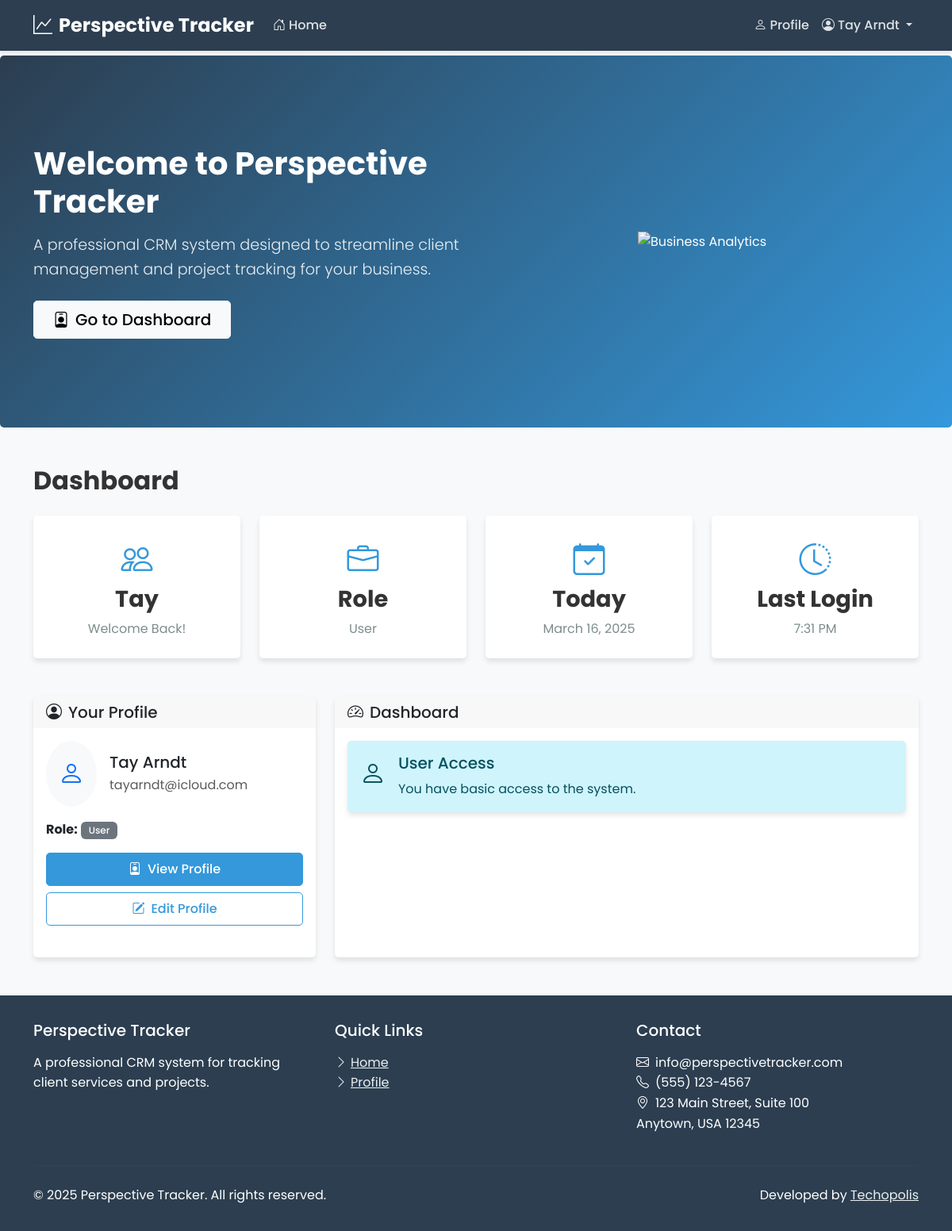
The page / (signed in) on the database its author committed.
### users/models.py (models this page shows, shortened)
class CustomUser(AbstractUser):
    username = None
    email = models.EmailField(unique=True)
    role = models.ForeignKey(Role, on_delete=models.CASCADE, null=True, blank=True)
    profile_picture = models.ImageField(upload_to='profile_pics/', null=True, blank=True)
    bio = models.TextField(max_length=500, blank=True)
    phone_number = models.CharField(max_length=20, blank=True)
    job_title = models.CharField(max_length=100, blank=True)
    USERNAME_FIELD = 'email'
    REQUIRED_FIELDS = []
    objects = CustomUserManager()

### users/views.py (the view)
# urls.py: path('', user_views.home_view, name='home'),
def home_view(request):
    return render(request, 'users/home.html')

### users/templates/users/home.html (shortened to what this page needs)
{% extends 'users/base.html' %}
{% block content %}
<section class="hero-section">
    <div class="container py-5">
        <div class="row align-items-center">
            <div class="col-lg-6 mb-4 mb-lg-0">
                <h1 class="display-4 fw-bold mb-3">Welcome to Perspective Tracker</h1>
                <p class="lead mb-4">A professional CRM system designed to streamline client management and project tracking for your business.</p>
                {% if not user.is_authenticated %}
                <div class="d-flex gap-3">
                    <a href="{% url 'login' %}" class="btn btn-light btn-lg">
                        <i class="bi bi-box-arrow-in-right me-2"></i>Login
                    </a>
                    <a href="{% url 'register' %}" class="btn btn-outline-light btn-lg">
                        <i class="bi bi-person-plus me-2"></i>Register
                    </a>
                </div>
                {% else %}
                <a href="{% url 'profile' %}" class="btn btn-light btn-lg">
                    <i class="bi bi-person-badge me-2"></i>Go to Dashboard
                </a>
                {% endif %}
            </div>
            <div class="col-lg-6 text-center">
                <img src="https://cdn.pixabay.com/photo/2018/03/10/09/45/businessman-3213659_1280.png" alt="Business Analytics" class="img-fluid" style="max-height: 350px;">
            </div>
        </div>
    </div>
</section>
<div class="container mt-5">
    {% if user.is_authenticated %}
        <div class="row mb-4">
            <div class="col-12">
                <h2 class="fw-bold mb-4">Dashboard</h2>
            </div>
            <div class="col-md-3 mb-4">
                <div class="stat-card text-center">
                    <i class="bi bi-people"></i>
                    <h3>{{ user.first_name }}</h3>
                    <p>Welcome Back!</p>
                </div>
            </div>
            <div class="col-md-3 mb-4">
                <div class="stat-card text-center">
                    <i class="bi bi-briefcase"></i>
                    <h3>Role</h3>
                    <p>
                        {% if user.is_superuser %}
                            Administrator
                        {% elif user.role %}
                            {% if user.role.name == 'admin' %}
                                Administrator
                            {% elif user.role.name == 'staff' %}
                                Techopolis Staff
                            {% elif user.role.name == 'client' %}
                                Client
                            {% else %}
                                User
                            {% endif %}
                        {% else %}
                            No Role Assigned
                        {% endif %}
                    </p>
                </div>
            </div>
            <div class="col-md-3 mb-4">
                <div class="stat-card text-center">
                    <i class="bi bi-calendar-check"></i>
                    <h3>Today</h3>
                    <p>{% now "F j, Y" %}</p>
                </div>
            </div>
            <div class="col-md-3 mb-4">
                <div class="stat-card text-center">
                    <i class="bi bi-clock-history"></i>
                    <h3>Last Login</h3>
                    <p>{% now "g:i A" %}</p>
                </div>
            </div>
        </div>
        <div class="row">
            <div class="col-md-4">
                <div class="card h-100">
                    <div class="card-header">
                        <h2 class="h5 card-title mb-0"><i class="bi bi-person-circle me-2"></i>Your Profile</h2>
                    </div>
                    <div class="card-body">
                        <div class="d-flex align-items-center mb-3">
                            <div class="bg-light rounded-circle p-3 me-3">
                                <i class="bi bi-person text-primary" style="font-size: 2rem;"></i>
                            </div>
                            <div>
                                <h3 class="h5 mb-1">{{ user.first_name }} {{ user.last_name }}</h3>
                                <p class="text-muted mb-0">{{ user.email }}</p>
                            </div>
                        </div>
                        <p><strong>Role:</strong>
                            {% if user.is_superuser %}
                                <span class="badge bg-danger">Administrator</span>
                            {% elif user.role %}
                                {% if user.role.name == 'admin' %}
                                    <span class="badge bg-danger">Administrator</span>
                                {% elif user.role.name == 'staff' %}
                                    <span class="badge bg-primary">Techopolis Staff</span>
                                {% elif user.role.name == 'client' %}
                                    <span class="badge bg-success">Client</span>
                                {% else %}
                                    <span class="badge bg-secondary">User</span>
                                {% endif %}
                            {% else %}
                                <span class="badge bg-secondary">No Role Assigned</span>
                            {% endif %}
                        </p>
                        <div class="d-grid gap-2">
                            <a href="{% url 'profile' %}" class="btn btn-primary">
                                <i class="bi bi-person-badge me-2"></i>View Profile
                            </a>
                            <a href="{% url 'edit_profile' %}" class="btn btn-outline-primary">
                                <i class="bi bi-pencil-square me-2"></i>Edit Profile
                            </a>
                        </div>
                    </div>
                </div>
            </div>
            <div class="col-md-8">
                <div class="card h-100">
                    <div class="card-header">
                        <h2 class="h5 card-title mb-0"><i class="bi bi-speedometer2 me-2"></i>Dashboard</h2>
                    </div>
                    <div class="card-body">
                        {% if user.is_superuser or user.role.name == 'admin' %}
                            <div class="alert alert-info">
                                <div class="d-flex">
                                    <div class="me-3">
                                        <i class="bi bi-shield-check" style="font-size: 2rem;"></i>
                                    </div>
                                    <div>
                                        <h3 class="h5">Administrator Access</h3>
                                        <p class="mb-0">You have full access to all system features and can manage users, clients, and projects.</p>
                                    </div>
                                </div>
                                <div class="mt-3">
                                    <a href="/admin/" class="btn btn-primary">
                                        <i class="bi bi-gear me-2"></i>Go to Admin Panel
                                    </a>
                                    <a href="{% url 'client_list' %}" class="btn btn-outline-primary ms-2">
                                        <i class="bi bi-people me-2"></i>View Clients
                                    </a>
                                </div>
                            </div>
                        {% else %}
                            <div class="alert alert-info">
                                <div class="d-flex">
                                    <div class="me-3">
                                        <i class="bi bi-person" style="font-size: 2rem;"></i>
                                    </div>
                                    <div>
                                        <h3 class="h5">User Access</h3>
                                        <p class="mb-0">You have basic access to the system.</p>
                                    </div>
                                </div>
                            </div>
                        {% endif %}
                    </div>
                </div>
            </div>
        </div>
    {% endif %}
</div>
{% endblock %}

### users/templates/users/base.html (shortened to what this page needs)
<!DOCTYPE html>
<html lang="en">
<head>
    <link href="https://cdn.jsdelivr.net/npm/bootstrap@5.3.0-alpha1/dist/css/bootstrap.min.css" rel="stylesheet">
    <link rel="stylesheet" href="https://cdn.jsdelivr.net/npm/bootstrap-icons@1.10.3/font/bootstrap-icons.css">
    <link rel="stylesheet" href="/static/css/style.css">
</head>
<body>
    <nav class="navbar navbar-expand-md navbar-dark fixed-top">
        <div class="container">
            <a class="navbar-brand" href="{% url 'home' %}">
                <i class="bi bi-graph-up me-2"></i>Perspective Tracker
            </a>
            <div class="collapse navbar-collapse" id="navbarNav">
                <ul class="navbar-nav me-auto">
                    <li class="nav-item">
                        <a class="nav-link {% if request.path == '/' %}active{% endif %}" href="{% url 'home' %}">
                            <i class="bi bi-house-door me-1"></i>Home
                        </a>
                    </li>
                </ul>
                <ul class="navbar-nav">
                    {% if user.is_authenticated %}
                        <li class="nav-item">
                            <a class="nav-link {% if '/profile/' in request.path %}active{% endif %}" href="{% url 'profile' %}">
                                <i class="bi bi-person me-1"></i>Profile
                            </a>
                        </li>
                        <li class="nav-item dropdown">
                            <a class="nav-link dropdown-toggle" href="#" id="navbarDropdown" role="button" data-bs-toggle="dropdown" aria-expanded="false">
                                <i class="bi bi-person-circle me-1"></i>{{ user.first_name }} {{ user.last_name }}
                            </a>
                        </li>
                    {% else %}
                        <li class="nav-item">
                            <a class="nav-link btn btn-outline-light btn-sm ms-2 px-3" href="{% url 'login' %}">
                                <i class="bi bi-box-arrow-in-right me-1"></i>Login
                            </a>
                        </li>
                    {% endif %}
                </ul>
            </div>
        </div>
    </nav>
    <main>
        {% block content %}{% endblock %}
    </main>
    <footer>
        <div class="container">
            <div class="row">
                <div class="col-md-4 mb-4 mb-md-0">
                    <h5 class="mb-3">Perspective Tracker</h5>
                    <p class="mb-0">A professional CRM system for tracking client services and projects.</p>
                </div>
                <div class="col-md-4 mb-4 mb-md-0">
                    <h5 class="mb-3">Quick Links</h5>
                    <ul class="list-unstyled">
                        <li><a href="{% url 'home' %}"><i class="bi bi-chevron-right me-1"></i>Home</a></li>
                        {% if user.is_authenticated %}
                            <li><a href="{% url 'profile' %}"><i class="bi bi-chevron-right me-1"></i>Profile</a></li>
                        {% else %}
                            <li><a href="{% url 'login' %}"><i class="bi bi-chevron-right me-1"></i>Login</a></li>
                        {% endif %}
                    </ul>
                </div>
                <div class="col-md-4">
                    <h5 class="mb-3">Contact</h5>
                    <ul class="list-unstyled">
                        <li><i class="bi bi-envelope me-2"></i>info@perspectivetracker.com</li>
                        <li><i class="bi bi-telephone me-2"></i>(555) 123-4567</li>
                        <li><i class="bi bi-geo-alt me-2"></i>123 Main Street, Suite 100<br>Anytown, USA 12345</li>
                    </ul>
                </div>
            </div>
            <hr class="mt-4 mb-4" style="border-color: rgba(255,255,255,0.1);">
            <div class="row justify-content-between align-items-center">
                <div class="col-md-6 text-center text-md-start">
                    <p class="mb-0">&copy; {% now "Y" %} Perspective Tracker. All rights reserved.</p>
                </div>
                <div class="col-md-6 text-center text-md-end">
                    <p class="mb-0">Developed by <a href="https://www.techopolis.courses/" target="_blank">Techopolis</a></p>
                </div>
            </div>
        </div>
    </footer>
</body>
</html>

### perspectivetracker/static/css/style.css (style rules this page uses)
:root { --primary-color: #2c3e50; --secondary-color: #3498db; --accent-color: #e74c3c; --light-color: #ecf0f1; --dark-color: #2c3e50; --success-color: #2ecc71; --warning-color: #f39c12; --danger-color: #e74c3c; --text-color: #333; --text-light: #7f8c8d; --border-radius: 5px; --box-shadow: 0 4px 6px rgba(0, 0, 0, 0.1); --transition: all 0.3s ease; }
body { font-family: 'Poppins', sans-serif; color: var(--text-color); line-height: 1.6; background-color: #f8f9fa; padding-top: 70px; }
.navbar { background-color: var(--primary-color) !important; box-shadow: 0 2px 4px rgba(0, 0, 0, 0.1); }
.navbar-brand { font-weight: 700; font-size: 1.5rem; color: white !important; }
.navbar-dark .navbar-nav .nav-link { color: rgba(255, 255, 255, 0.85) !important; font-weight: 500; transition: var(--transition); }
.card { border: none; border-radius: var(--border-radius); box-shadow: var(--box-shadow); transition: var(--transition); margin-bottom: 1.5rem; }
.card-header { font-weight: 600; border-bottom: none; }
.btn { font-weight: 500; border-radius: var(--border-radius); padding: 0.5rem 1.5rem; transition: var(--transition); }
.btn-primary { background-color: var(--secondary-color); border-color: var(--secondary-color); }
.btn-outline-primary { color: var(--secondary-color); border-color: var(--secondary-color); }
.badge { font-weight: 500; padding: 0.4em 0.8em; }
.hero-section { background: linear-gradient(135deg, var(--primary-color) 0%, var(--secondary-color) 100%); color: white; padding: 4rem 0; margin-bottom: 3rem; border-radius: var(--border-radius); }
.hero-section h1 { font-weight: 700; font-size: 2.5rem; margin-bottom: 1rem; }
.hero-section p { font-size: 1.2rem; opacity: 0.9; }
footer { background-color: var(--primary-color); color: white; padding: 2rem 0; margin-top: 3rem; }
footer a { color: var(--light-color); transition: var(--transition); }
.alert { border: none; border-radius: var(--border-radius); box-shadow: var(--box-shadow); }
.stat-card { padding: 1.5rem; border-radius: var(--border-radius); background-color: white; box-shadow: var(--box-shadow); transition: var(--transition); }
.stat-card i { font-size: 2.5rem; margin-bottom: 1rem; color: var(--secondary-color); }
.stat-card h3 { font-size: 1.8rem; font-weight: 700; margin-bottom: 0.5rem; }
.stat-card p { color: var(--text-light); margin-bottom: 0; }

### rows shown on the page
CustomUser: first_name "Tay", last_name "Arndt", email "tayarndt@icloud.com"
